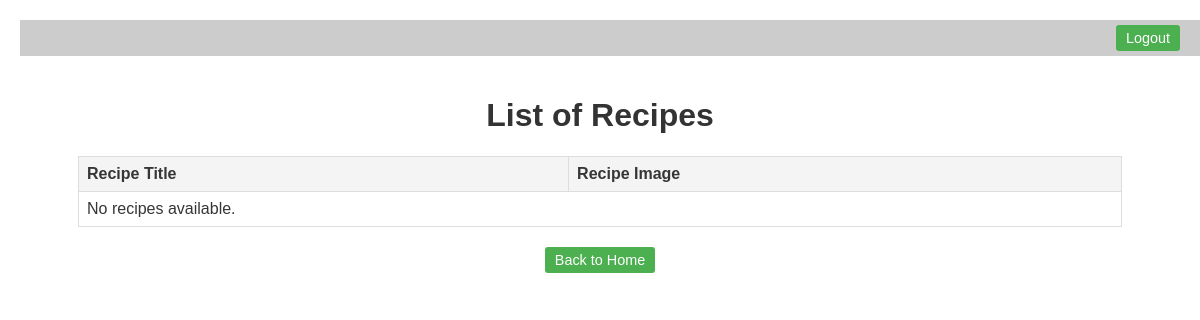
/recipes/ (signed in), run on an earlier commit of the app's database.
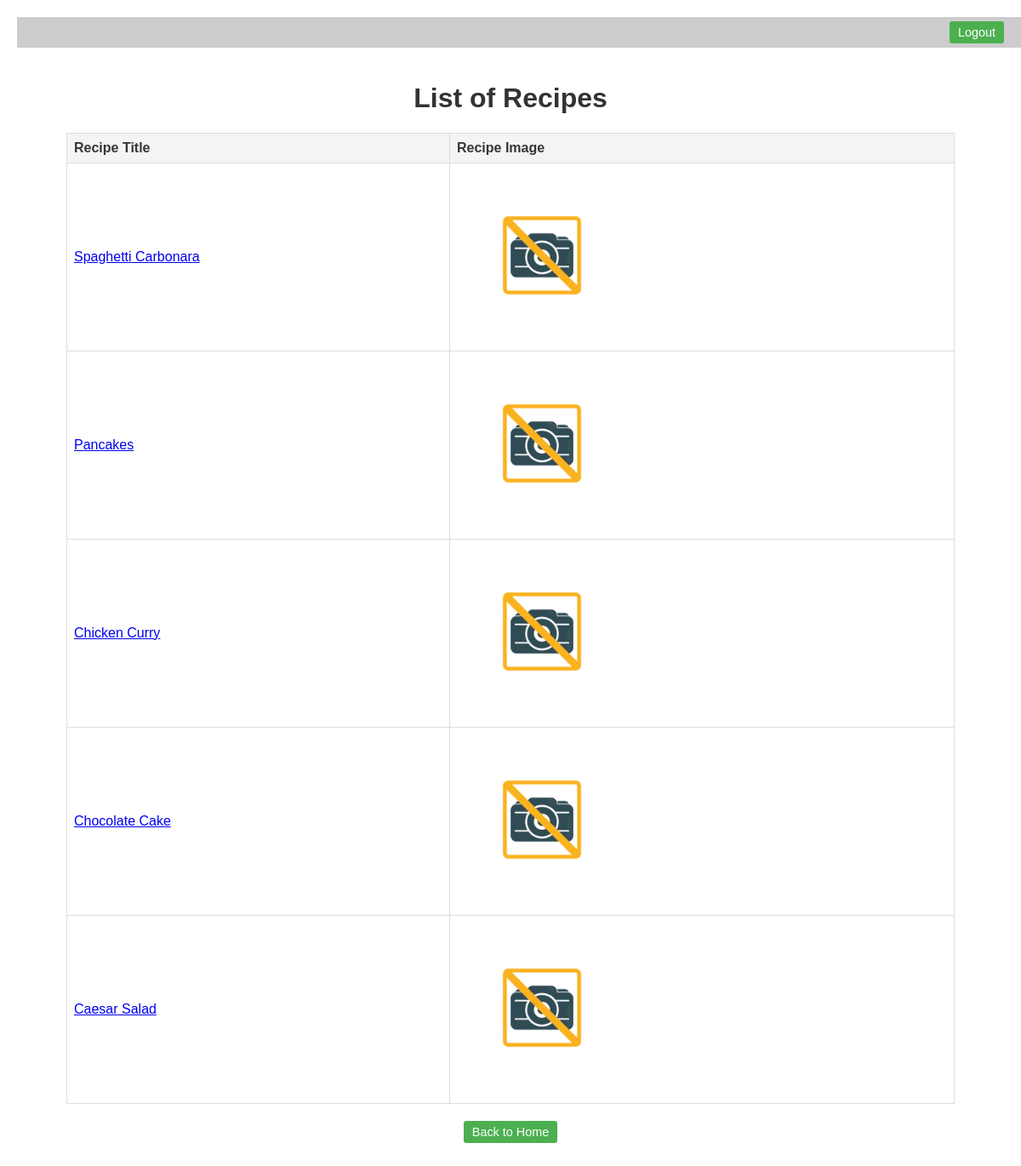
And on a later commit of the database.
### recipes/models.py (models this page shows, shortened)
class Recipe(models.Model):
    title = models.CharField(max_length=100)
    description = models.TextField()
    ingredients = models.ManyToManyField(Ingredient)
    preparation = models.TextField(blank=True, null=True)
    cooking_time = models.IntegerField(help_text="in minutes")
    pic = models.ImageField(upload_to='recipes', default='no_picture.jpg')
    def get_absolute_url(self):
        return reverse('recipes:detail', kwargs={'pk': self.pk})

### recipes/views.py (the view)
# urls.py: path('recipes/', views.RecipeListView.as_view(), name='list'),
class RecipeListView(LoginRequiredMixin, ListView):
    model = Recipe
    template_name = 'recipes/main.html'

### recipes/templates/recipes/main.html (shortened to what this page needs)
<!DOCTYPE html>
<html>
<head>
</head>
<body>
    <div class="navbar">
        <a href="{% url 'logout' %}" class="button">Logout</a>
    </div>
    <div class="list-container">
    <h1>List of Recipes</h1>
    <table>
        <thead>
            <tr>
                <th>Recipe Title</th>
                <th>Recipe Image</th>
            </tr>
        </thead>
        <tbody>
            {% for object in object_list %}
                <tr>
                    <td><a href="{{ object.get_absolute_url }}">{{ object.title }}</a></td>
                    <td><img src="{{ object.pic.url }}" width="200" height="150" alt="{{ object.title }}" /></td>
                </tr>
            {% empty %}
                <tr>
                    <td colspan="2">No recipes available.</td>
                </tr>
            {% endfor %}
        </tbody>
    </table>
    <a href="{% url 'recipes:home' %}" class="button">Back to Home</a>
</div>
</body>
</html>

### recipes/templates/recipes/main.html (style rules this page uses)
body { font-family: Arial, sans-serif; margin: 20px; }
h1 { color: #333; }
table { width: 100%; border-collapse: collapse; margin: 20px 0; }
table, th, td { border: 1px solid #ddd; }
th, td { padding: 8px; text-align: left; }
th { background-color: #f4f4f4; }
img { max-width: 100%; height: auto; border-radius: 4px; }
a.button { display: inline-block; padding: 5px 10px; font-size: 0.9em; background-color: #4CAF50; color: white; text-decoration: none; border-radius: 3px; cursor: pointer; transition: background-color 0.3s ease; }
.navbar { width: 100%; background-color: rgba(0, 0, 0, 0.2); padding: 5px 10px; display: flex; justify-content: flex-end; align-items: center; }
.navbar a.button { display: inline-block; padding: 5px 10px; font-size: 0.9em; background-color: #4CAF50; color: white; text-decoration: none; border-radius: 3px; cursor: pointer; transition: background-color 0.3s ease; margin-right: 10px; }
.list-container { width: 90%; max-width: 1080px; text-align: center; color: #363636; padding: 20px; border-radius: 8px; margin-left: auto; margin-right: auto; }

What changed in the data, as far as the page shows it:
added Recipe: title "Spaghetti Carbonara"
added Recipe: title "Pancakes"
added Recipe: title "Chicken Curry"
added Recipe: title "Chocolate Cake"
added Recipe: title "Caesar Salad"
Also different on the page:
text no longer shown: "No recipes available."
